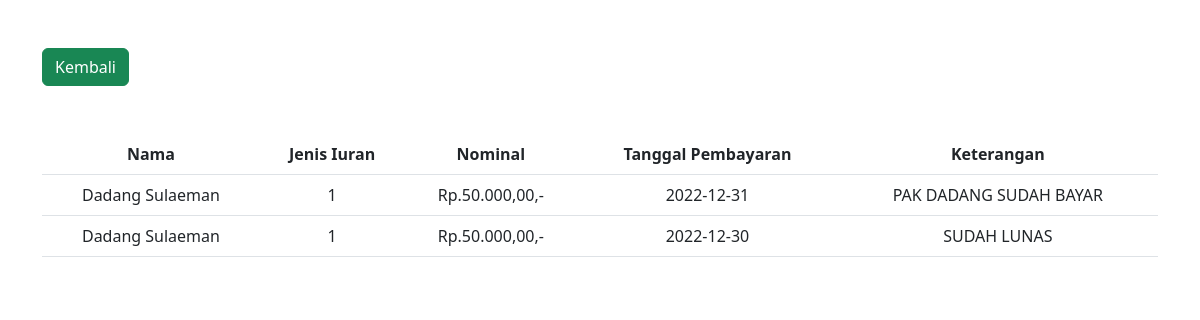
Page /data_iuran.php?id=1 on the committed database.
### tables this page shows
CREATE TABLE `iuran` (
  `id` int(11) NOT NULL,
  `tanggal` date DEFAULT NULL,
  `warga_id` int(11) NOT NULL,
  `nominal` decimal(10,2) DEFAULT NULL,
  `keterangan` tinytext DEFAULT NULL,
  `jenis_iuran` tinyint(1) DEFAULT NULL
);

CREATE TABLE `warga` (
  `id` int(11) NOT NULL,
  `nik` varchar(50) DEFAULT NULL,
  `nama` varchar(200) DEFAULT NULL,
  `jenis_kelamin` enum('L','P') DEFAULT NULL,
  `no_hp` varchar(20) DEFAULT NULL,
  `alamat` tinytext DEFAULT NULL,
  `no_rumah` varchar(10) DEFAULT NULL,
  `status` tinyint(1) DEFAULT NULL,
  `users_id` int(11) NOT NULL
);

### data_iuran.php (the view, shortened to what this page needs)
<?php
    include("koneksi.php");
    $id = $_GET['id'];
    $sql = "SELECT warga.nama, iuran.jenis_iuran, iuran.nominal, iuran.tanggal, iuran.keterangan ";
    $sql .= "FROM warga ";
    $sql .= "INNER JOIN iuran ON warga.id = iuran.warga_id WHERE warga_id = '{$id}' ";
    $sql .= "ORDER BY tanggal DESC";
    $result = mysqli_query($conn, $sql);
?>
<!DOCTYPE html>
<html lang="en">
  <head>
    <link
      href="https://cdn.jsdelivr.net/npm/bootstrap@5.3.0-alpha1/dist/css/bootstrap.min.css"
      rel="stylesheet"
    />
    <link rel="stylesheet" href="https://cdn.jsdelivr.net/npm/bootstrap-icons@1.10.3/font/bootstrap-icons.css">
  </head>
  <body>
    <div class="container">
      <a href="index.php" type="button" class="btn btn-success my-5">Kembali</a>
      <table class="table table-hover">
        <tr class="text-center">
          <th>Nama</th>
          <th>Jenis Iuran</th>
          <th>Nominal</th>
          <th>Tanggal Pembayaran</th>
          <th>Keterangan</th>
        </tr>
        <?php if($result): ?>
        <?php while($row = mysqli_fetch_array($result)): ?>
        <tr class="text-center">
          <td><?= $row['nama'];?></td>
          <td><?= $row['jenis_iuran'];?></td>
          <td>Rp.<?= number_format($row['nominal'], 2, ",", ".");?>,-</td>
          <td><?= $row['tanggal'];?></td>
          <td><?= $row['keterangan'];?></td>
        </tr>
        <?php endwhile; else: ?>
        <tr>
          <td colspan="5">Belum ada data</td>
        </tr>
        <?php endif; ?>
      </table>
    </div>
  </body>
</html>

### rows in the picture
iuran: warga.nama "Dadang Sulaeman", jenis_iuran "1", nominal "50.000,00", tanggal "2022-12-31", keterangan "PAK DADANG SUDAH BAYAR"
iuran: warga.nama "Dadang Sulaeman", jenis_iuran "1", nominal "50.000,00", tanggal "2022-12-30", keterangan "SUDAH LUNAS"
